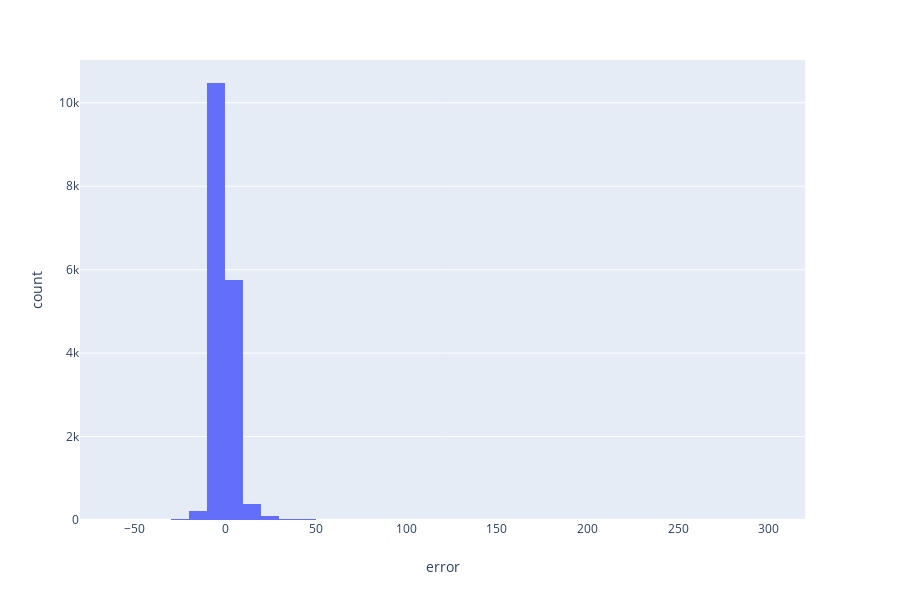

The cell this chart's notebook holds for it:
### Code cell
px.histogram(result_table,'error',nbins=60)

### Figure 1 — Plotly figure (JSON) as saved in the notebook; plotly's stock layout.template omitted (floating-point values rounded to 4 significant figures; data arrays with more than 128 entries replaced by an {"elided": "..."} marker saying what was removed)
{"data": [{"alignmentgroup": "True", "bingroup": "x", "hoverlabel": {"namelength": 0}, "hovertemplate": "error=%{x}<br>count=%{y}", "legendgroup": "", "marker": {"color": "#636efa"}, "name": "", "nbinsx": 60, "offsetgroup": "", "orientation": "v", "showlegend": false, "type": "histogram", "x": {"elided": "17024 float values"}, "xaxis": "x", "yaxis": "y"}], "layout": {"barmode": "relative", "height": 600, "legend": {"tracegroupgap": 0}, "margin": {"t": 60}, "xaxis": {"anchor": "y", "domain": [0, 0.98], "title": {"text": "error"}}, "yaxis": {"anchor": "x", "domain": [0, 1], "title": {"text": "count"}}}}
